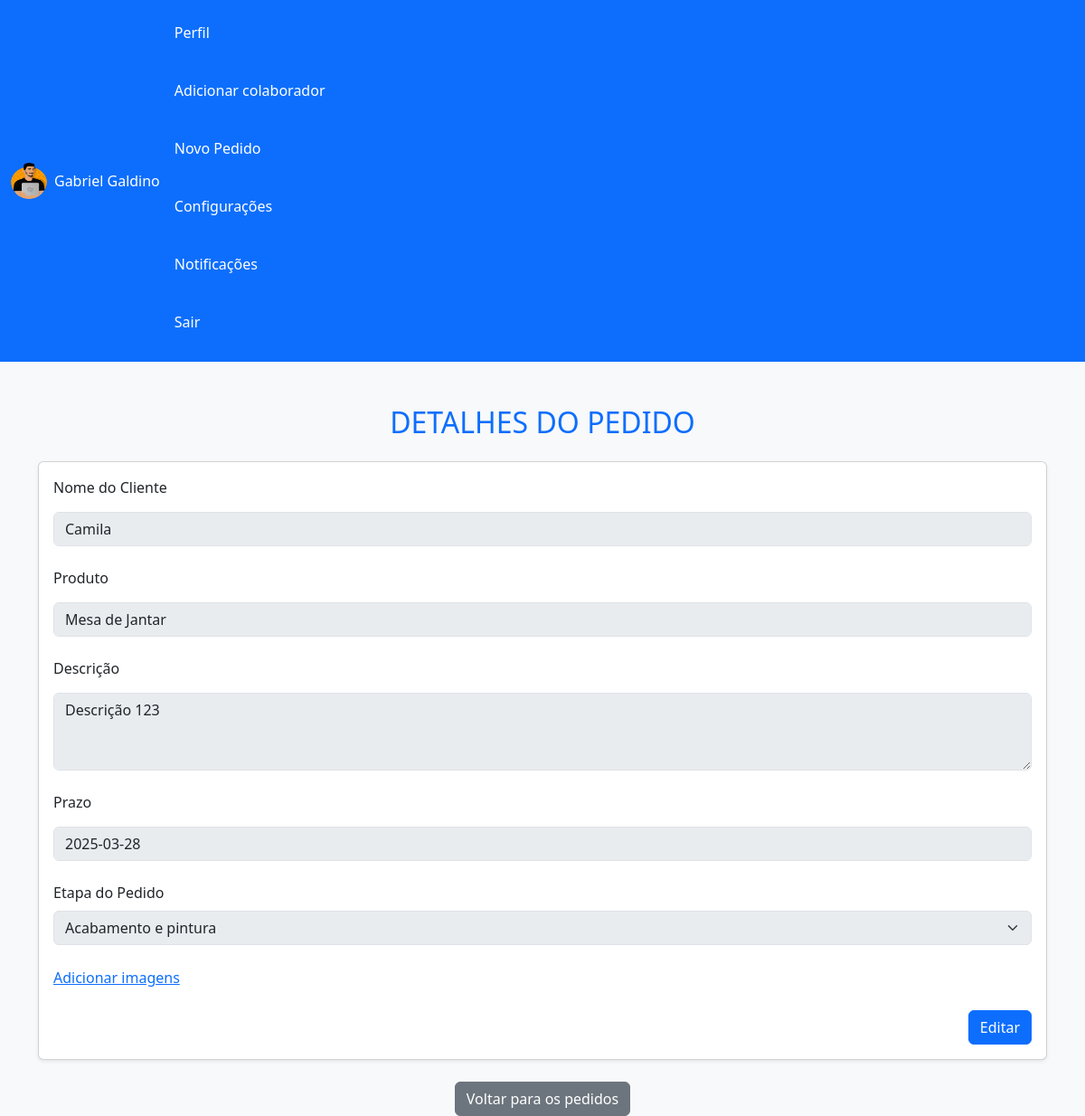
The app's page /orders/ORD-002/ (signed in) with its own data.
### users/models.py (models this page shows, shortened)
class Users(User):
    function = models.CharField(max_length=20, null=True, blank=True)
    profile_image = models.ImageField(
    upload_to='profile_pics/',
    default='default_profile_image.jpg',  # Imagem padrão
    null=True,
    blank=True
    )

### orders/models.py (models this page shows, shortened)
class Order(models.Model):
    order_number = models.CharField(max_length=10, unique=True, blank=False, null=False)
    customer_name = models.CharField(max_length=50, blank=False, null=False)
    product_name = models.CharField(max_length=50, blank=False, null=False)
    status = models.BooleanField(default=False)
    description = models.TextField(max_length=350)
    term = models.DateField(blank=False, null=False)
    created_At = models.DateField(default=date.today(), blank=False, null=False)
    updated_At = models.DateField(default=date.today(), max_length=date.today())
    is_active = models.BooleanField(default=True)

class Stage(models.Model):
    STAGE_CHOICE = [
        ('ORC', 'Orçamento e aprovação'),
        ('COR', 'Corte de materiais'),
        ('LIX', 'Lixamento e preparação'),
        ('MON', 'Montagem estrutural'),
        ('PNT', 'Acabamento e pintura'),
        ('SEC', 'Secagem e ajustes finais'),
        ('REV', 'Revisão e controle de qualidade'),
        ('ENT', 'Pronto para retirada/entrega')
    ]
    status = models.BooleanField(default=False)
    stage = models.CharField(max_length=3, choices=STAGE_CHOICE)
    order = models.ForeignKey(Order, on_delete=models.CASCADE, blank=False, null=False, related_name='stages')
    pictures = models.ImageField(upload_to=upload_path, null=True, blank=True)

### orders/views.py (the view, shortened to what this page needs)
# urls.py: path('<str:order_number>/', views.edit_order_view, name='edit_order'),
def edit_order_view(request, order_number):
    order = get_object_or_404(Order, order_number=order_number)
    user = get_object_or_404(Users, id=request.user.id)
    form_edit = OrderForm(instance=order)
    current_stage = order.stages.filter(status=False).first()
    stage_dict = {code: name for code, name in Stage.STAGE_CHOICE}
    stage_keys = list(stage_dict.keys())
    if current_stage:
        current_index = stage_keys.index(current_stage.stage)
        stage_choices = [(code, stage_dict[code]) for code in stage_keys[current_index:]]
    else:
        stage_choices = list(stage_dict.items())
    return render(request, 'order.html', {
        'form_edit': form_edit,
        'stages': stage_choices,
        'order': order,
        'current_stage': current_stage,
        'user': user
    })

### orders/forms.py
class OrderForm(ModelForm):
    class Meta:
        model = Order
        fields = ['customer_name', 'product_name', 'description', 'term']
    def __init__(self, *args, **kwargs):
        super(OrderForm, self).__init__(*args, **kwargs)
        self.fields['customer_name'].widget.attrs.update({
            'class': 'form-control',
            'placeholder': 'Nome do Cliente'
        })
        self.fields['product_name'].widget.attrs.update({
            'class': 'form-control',
            'placeholder': 'Nome do Produto'
        })
        self.fields['description'].widget.attrs.update({
            'class': 'form-control',
            'placeholder': 'Descrição do Produto',
            'rows': 3
        })
        self.fields['term'].widget.attrs.update({
            'class': 'form-control',
            'placeholder': 'Data do Pedido'
        })

### orders/templates/order.html (shortened to what this page needs)
{% load static %}
<!DOCTYPE html>
<html lang="pt-br">
<head>
    <link href="https://cdn.jsdelivr.net/npm/bootstrap@5.3.0/dist/css/bootstrap.min.css" rel="stylesheet">
</head>
<body class="bg-light">
    {% include 'nav.html' %}
    <div class="container mt-5">
        <h2 class="mb-4 text-center text-uppercase text-primary">Detalhes do Pedido</h2>
        <div class="card shadow-sm">
            <div class="card-body">
                <form action="." method="post" class="edit_order">
                    <div class="mb-3">
                        <label for="customer_name" class="form-label">Nome do Cliente</label>
                        <div class="form-control-plaintext">{{ form_edit.customer_name }}</div>
                    </div>
                    <div class="mb-3">
                        <label for="product_name" class="form-label">Produto</label>
                        <div class="form-control-plaintext">{{ form_edit.product_name }}</div>
                    </div>
                    <div class="mb-3">
                        <label for="description" class="form-label">Descrição</label>
                        <div class="form-control-plaintext">{{ form_edit.description }}</div>
                    </div>
                    <div class="mb-3">
                        <label for="term" class="form-label">Prazo</label>
                        <div class="form-control-plaintext">{{ form_edit.term }}</div>
                    </div>
                    <div class="mb-3">
                        <label for="order_stage" class="form-label">Etapa do Pedido</label>
                        <select class="form-select" id="order_stage" name="order_stage" disabled>
                            {% for stage_code, stage_name in stages %}
                                <option value="{{ stage_code }}" {% if current_stage and current_stage.stage == stage_code %}selected{% endif %}>
                                    {{ stage_name }}
                                </option>
                            {% endfor %}
                        </select>
                    </div>
                    <div class="mb-3 mt-4">
                        <a href="{% url 'update_stage' order_number=order.order_number stage_id=current_stage.id %}">Adicionar imagens</a>
                    </div>
                    <div class="d-flex justify-content-end mt-4" >
                        <button class="btn btn-primary" id="submit">Editar</button>
                    </div>
                </form>
            </div>
        </div>
        <div class="mt-4 text-center">
            <a href="{% url 'orders' %}" class="btn btn-secondary">Voltar para os pedidos</a>
        </div>
    </div>
</body>
</html>

### templates/nav.html (shortened to what this page needs)
{% load static %}
<nav class="navbar navbar-expand-lg navbar-dark bg-primary">
    <div class="container-fluid">
        <div class="d-flex align-items-center">
            <img src="{{user.profile_image.url}}" alt="Imagem do Usuário" class="rounded-circle" width="40" height="40">
            <span class="ms-2 text-white">{{user.first_name}} {{user.last_name}}</span>
        </div>
        <div class="collapse navbar-collapse" id="navbarNav">
            {% include 'menu.html' %}
        </div>
    </div>
</nav>

### records on screen
Users: profile_image (picture)
Order: customer_name "Camila", product_name "Mesa de Jantar", description "Descrição 123", term "2025-03-28"
Stage: order_stage "Acabamento e pintura"

### other values on screen
{{ user.first_name }} "Gabriel"
{{ user.last_name }} "Galdino"
